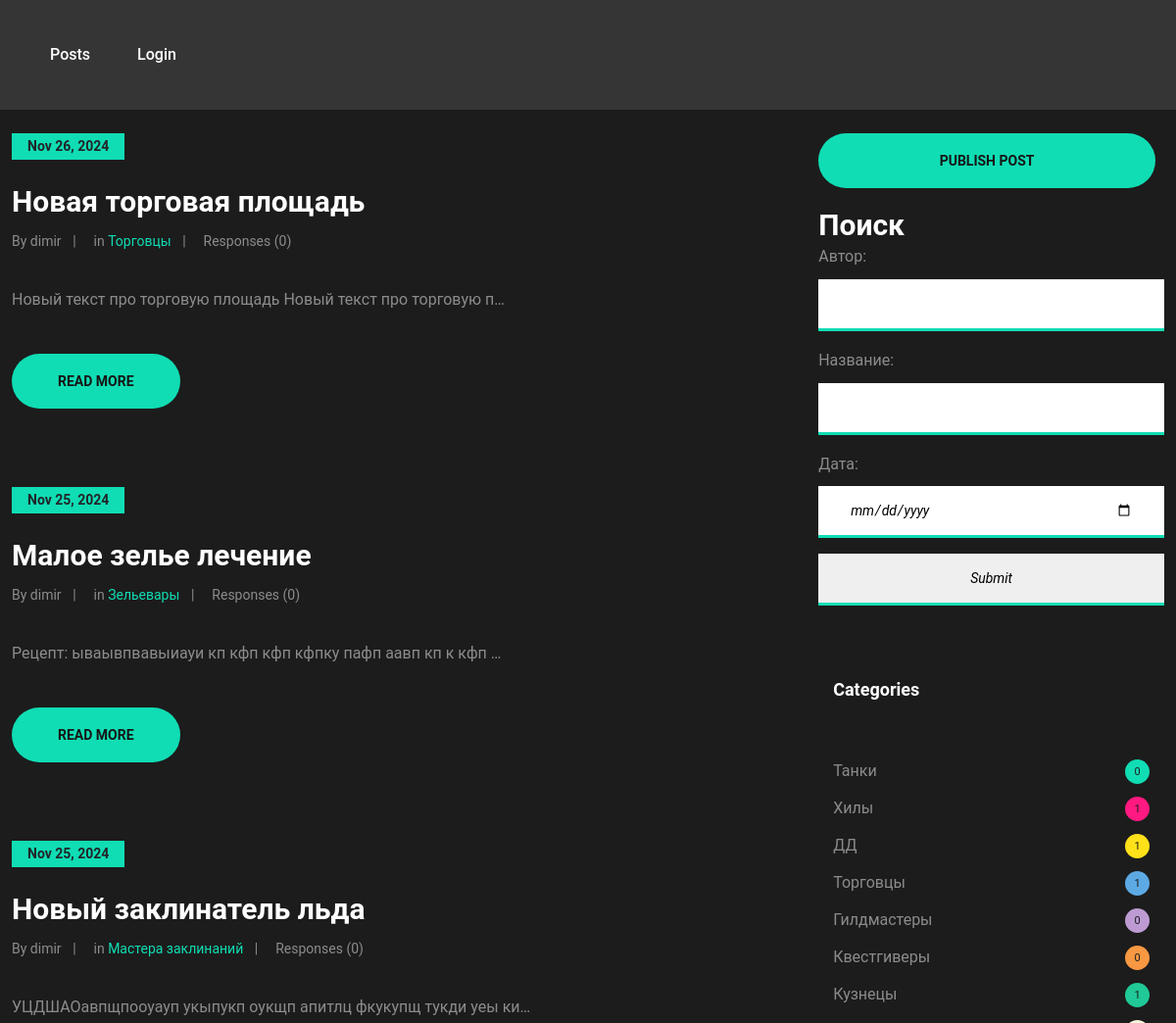
The app's page /posts/ (upper part), older data.
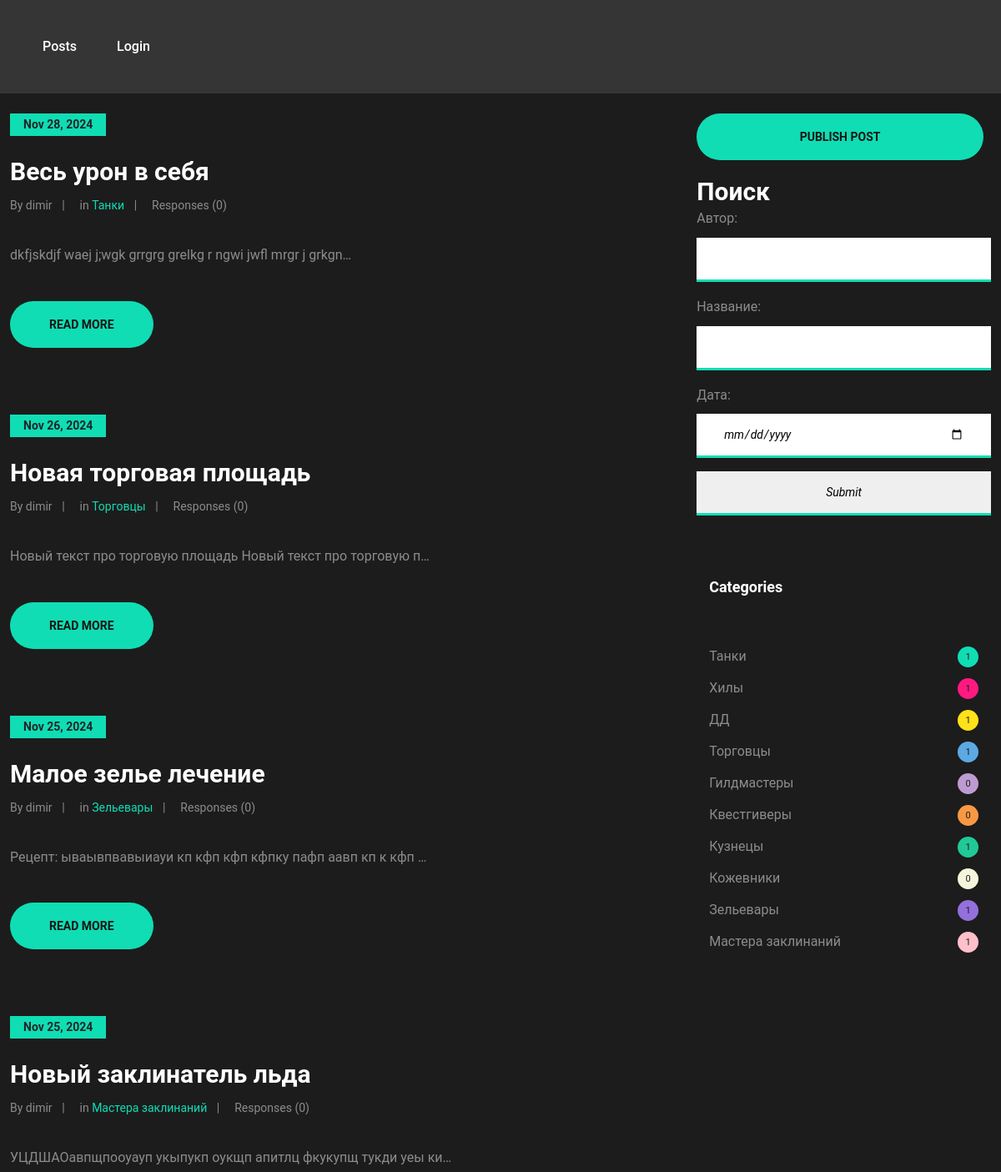
The same page, newer data.
### board/models.py (models this page shows, shortened)
class Post(models.Model):
    author = models.ForeignKey(verbose_name='Автор', to=User, on_delete=models.CASCADE)
    time_in = models.DateField(auto_now_add=True)
    name = models.CharField(verbose_name='Заголовок', max_length=50, default='no name')
    text = models.TextField(verbose_name='Текст')
    category = models.ManyToManyField(Category, verbose_name='Категория', through='PostCategory', blank=False,
                                      related_name='category')
    def get_category(self):
        return ",".join([str(c) for c in self.category.all()])
    get_category.short_description = 'Категория'

class Category(models.Model):
    name = models.CharField(max_length=25, unique=True)
    def __str__(self):
        return self.name

### board/views.py (the view)
# urls.py: path('', PostsList.as_view(), name='posts'),
class PostsList(ListView):
    model = Post
    ordering = '-time_in'
    context_object_name = 'posts'
    template_name = 'posts.html'
    def get_queryset(self):
        queryset = super().get_queryset()
        self.filterset = PostFilter(self.request.GET, queryset)
        return self.filterset.qs
    def get_context_data(self, **kwargs):
        context = super().get_context_data(**kwargs)
        context['filterset'] = self.filterset
        context['categories'] = Category.objects.all()
        return context

### board/templatetags/custom_filters.py (called while the page is built)
@register.filter()
def len_category(value):
    categories = Post.objects.filter(category__name=value)
    return len(categories)

@register.filter()
def len_responses(value):
    responses = PostsResponses.objects.filter(post=value, accepted=True)
    return len(responses)

### templates/posts.html (shortened to what this page needs)
{% extends 'flatpages/default.html' %}
{% load custom_filters %}
{% block content %}
<div class="row" style="margin-top: 30px">
{% if posts %}
    <div style="display: inline-block; width: 70%">
        {% for post in posts %}
            <div class="blog-post featured-post">
                <div class="post-date">{{ post.time_in|date:'M d, Y' }}</div>
                <h3>{{ post.name }}</h3>
                <div class="post-metas">
                    <div class="post-meta">By {{ post.author }}</div>
                    <div class="post-meta">in <a href="#">
                        {% for category in post.category.all %}
                            {{ category }} {% if not forloop.last %}, {% endif %}
                        {% endfor %}</a>
                    </div>
                    <div class="post-meta">Responses ({{ post|len_responses }})</div>
                </div>
                <p>{{ post.text|truncatechars:60 }}</p>
                <a href="{{ post.id }}" class="site-btn">Read More</a>
            </div>
        {% endfor %}
    </div>
{% else %}
    <div style="display: inline-block; width: 70%">
        <div class="post-meta">
            <h2 style="color: green; margin: 20px; ">Публикаций нет</h2>
        </div>
    </div>
{% endif %}
    <div style="display: inline-block; width: 30%">
        <a href="/posts/create" class="site-btn" style="padding: 21px 35%; margin-bottom: 20px">Publish post</a>
        <div class="sb-widget">
            <h3 style="color:white">Поиск</h3>
            <form class="sb-search", method="get">
                {{ filterset.form.as_p }}
                <input type="submit" placeholder="Search">
            </form>
        </div>
        <div class="col-lg-4 sidebar" style="max-width:100%">
            <div class="sb-widget">
                <h2 class="sb-title">Categories</h2>
                <ul class="sb-cata-list">
                    {% for category in categories %}
                        <li><a href="/posts/?author=&name=&category={{ category.name }}&time_in=">{{ category.name }}<span>{{ category.name|len_category }}</span></a></li>
                    {% endfor %}
                </ul>
            </div>
        </div>
    </div>
</div>
{% endblock content %}

Row changes from the older to the newer data that the page shows:
added Post: time_in "Nov 28, 2024", name "Весь урон в себя", author "dimir", id "0", text "dkfjskdjf waej j;wgk grrgrg grelkg r ngwi jwfl mrgr j grkgn…", Category (name "Танки")
computed for Category "Танки": name|len_category "0" → "1"
now on one of the page's lists (row unchanged): Category: name "Зельевары", name|len_category "1"
now on one of the page's lists (row unchanged): Category: name "Мастера заклинаний", name|len_category "1"
now on this page (row unchanged): Category: name "Кожевники", name|len_category "0", shown under "Categories"
